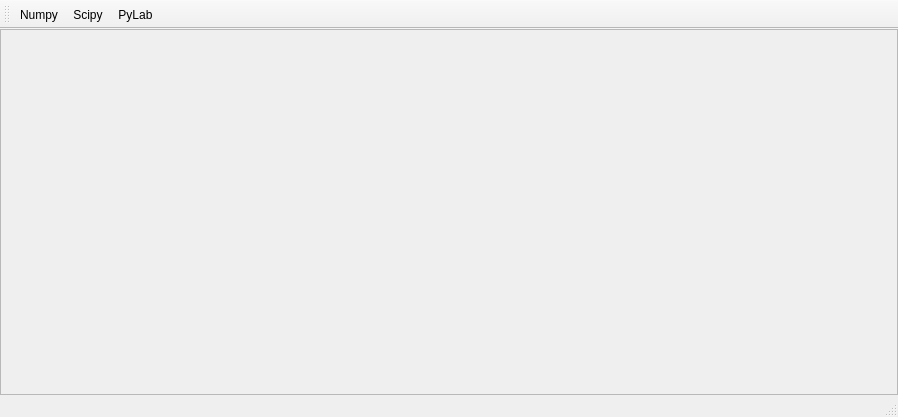
<?xml version="1.0" encoding="UTF-8"?>
<ui version="4.0">
 <class>MainWindow</class>
 <widget class="QMainWindow" name="MainWindow">
  <property name="geometry">
   <rect>
    <x>0</x>
    <y>0</y>
    <width>898</width>
    <height>417</height>
   </rect>
  </property>
  <property name="windowTitle">
   <string>iPython Console</string>
  </property>
  <widget class="QWidget" name="centralwidget">
   <layout class="QVBoxLayout" name="verticalLayout">
    <property name="spacing">
     <number>0</number>
    </property>
    <property name="margin">
     <number>0</number>
    </property>
    <item>
     <widget class="QFrame" name="frame">
      <property name="frameShape">
       <enum>QFrame::StyledPanel</enum>
      </property>
      <property name="frameShadow">
       <enum>QFrame::Raised</enum>
      </property>
      <layout class="QVBoxLayout" name="layout">
       <property name="spacing">
        <number>0</number>
       </property>
       <property name="margin">
        <number>0</number>
       </property>
      </layout>
     </widget>
    </item>
   </layout>
  </widget>
  <widget class="QMenuBar" name="menubar">
   <property name="geometry">
    <rect>
     <x>0</x>
     <y>0</y>
     <width>898</width>
     <height>25</height>
    </rect>
   </property>
  </widget>
  <widget class="QStatusBar" name="statusbar"/>
  <widget class="QToolBar" name="toolBar">
   <property name="sizePolicy">
    <sizepolicy hsizetype="MinimumExpanding" vsizetype="Fixed">
     <horstretch>0</horstretch>
     <verstretch>0</verstretch>
    </sizepolicy>
   </property>
   <property name="windowTitle">
    <string>toolBar</string>
   </property>
   <attribute name="toolBarArea">
    <enum>TopToolBarArea</enum>
   </attribute>
   <attribute name="toolBarBreak">
    <bool>true</bool>
   </attribute>
   <addaction name="actionNumpy"/>
   <addaction name="actionScipy"/>
   <addaction name="actionPylab"/>
  </widget>
  <action name="actionNumpy">
   <property name="text">
    <string>Numpy</string>
   </property>
   <property name="toolTip">
    <string>import numpy as np</string>
   </property>
   <property name="shortcut">
    <string>Ctrl+Shift+N</string>
   </property>
  </action>
  <action name="actionPylab">
   <property name="text">
    <string>PyLab</string>
   </property>
   <property name="toolTip">
    <string>from pylab import *</string>
   </property>
   <property name="shortcut">
    <string>Ctrl+Shift+P</string>
   </property>
  </action>
  <action name="actionScipy">
   <property name="text">
    <string>Scipy</string>
   </property>
   <property name="toolTip">
    <string>import scipy</string>
   </property>
   <property name="shortcut">
    <string>Ctrl+Shift+S</string>
   </property>
  </action>
 </widget>
 <resources/>
 <connections>
  <connection>
   <sender>actionNumpy</sender>
   <signal>triggered()</signal>
   <receiver>MainWindow</receiver>
   <slot>importNumpy()</slot>
   <hints>
    <hint type="sourcelabel">
     <x>-1</x>
     <y>-1</y>
    </hint>
    <hint type="destinationlabel">
     <x>448</x>
     <y>208</y>
    </hint>
   </hints>
  </connection>
  <connection>
   <sender>actionScipy</sender>
   <signal>triggered()</signal>
   <receiver>MainWindow</receiver>
   <slot>importScipy()</slot>
   <hints>
    <hint type="sourcelabel">
     <x>-1</x>
     <y>-1</y>
    </hint>
    <hint type="destinationlabel">
     <x>448</x>
     <y>208</y>
    </hint>
   </hints>
  </connection>
  <connection>
   <sender>actionPylab</sender>
   <signal>triggered()</signal>
   <receiver>MainWindow</receiver>
   <slot>importPylab()</slot>
   <hints>
    <hint type="sourcelabel">
     <x>-1</x>
     <y>-1</y>
    </hint>
    <hint type="destinationlabel">
     <x>448</x>
     <y>208</y>
    </hint>
   </hints>
  </connection>
 </connections>
 <slots>
  <slot>importNumpy()</slot>
  <slot>importScipy()</slot>
  <slot>enableGraph()</slot>
  <slot>importPylab()</slot>
 </slots>
</ui>
